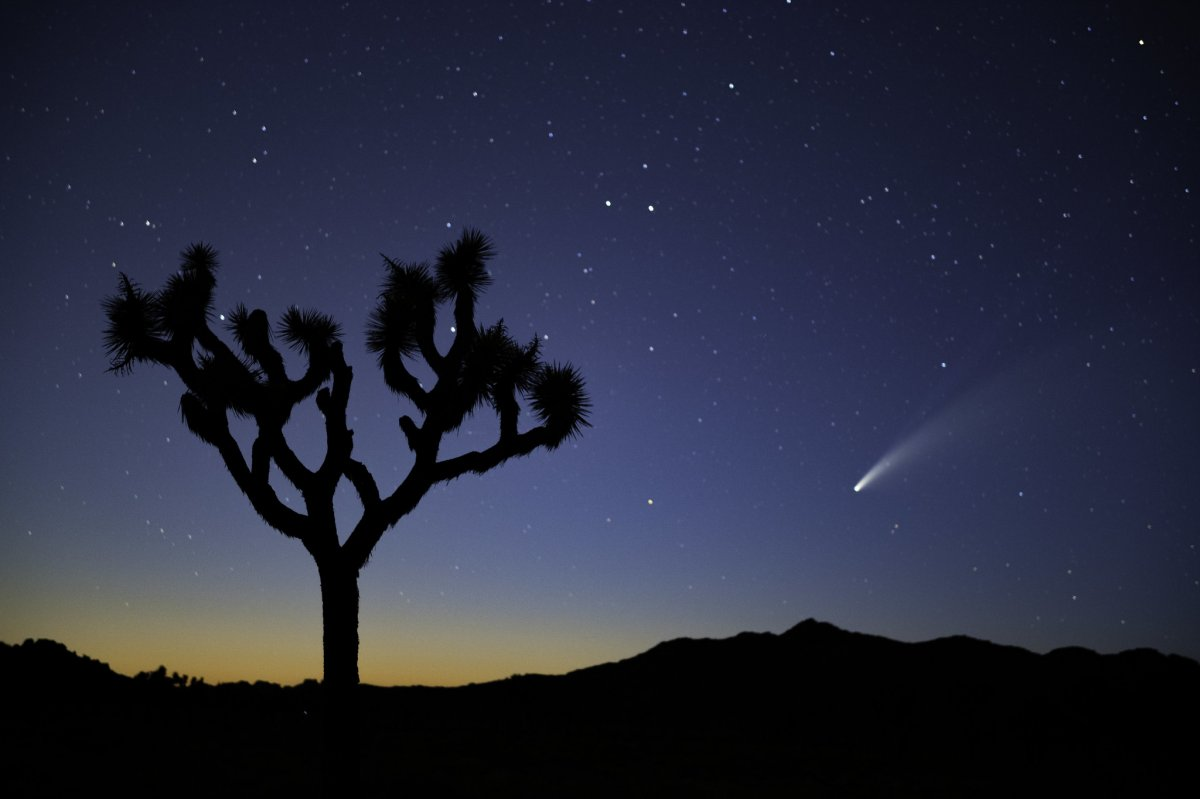
#> input picture 整理小论文实验/整理小论文实验/选择性实验/re.jpeg, 1200 x 799 px
$ python '看结果图.py'
#> lines starting #> are read from the running program, lines starting #| are printed output that depends on the picture
# from zhengSnn import *
import time

import cv2 as cv
import matplotlib.pyplot as plt
import numpy as np
from scipy import io
from sklearn.metrics import precision_score, recall_score, f1_score

from SNN import *

plt.rcParams['font.sans-serif'] = ['SimHei']
plt.rcParams['axes.unicode_minus'] = False


def main():
    # img = cv.imread("216041.jpg")
    # img = cv.imread("噪声图/noisy_img1.png")
    img = cv.imread("re.jpeg")
#> img is the input picture: shape (799, 1200, 3); mean B, G, R 59.7, 42.1, 39
    f = 41004
    # img = cv.imread("../../BSDS500/data/images/train/"+str(f)+".jpg")
    img = np.array(img)
    img1 = np.zeros(img.shape)
    gray_img = cv.cvtColor(img, cv.COLOR_RGB2GRAY)
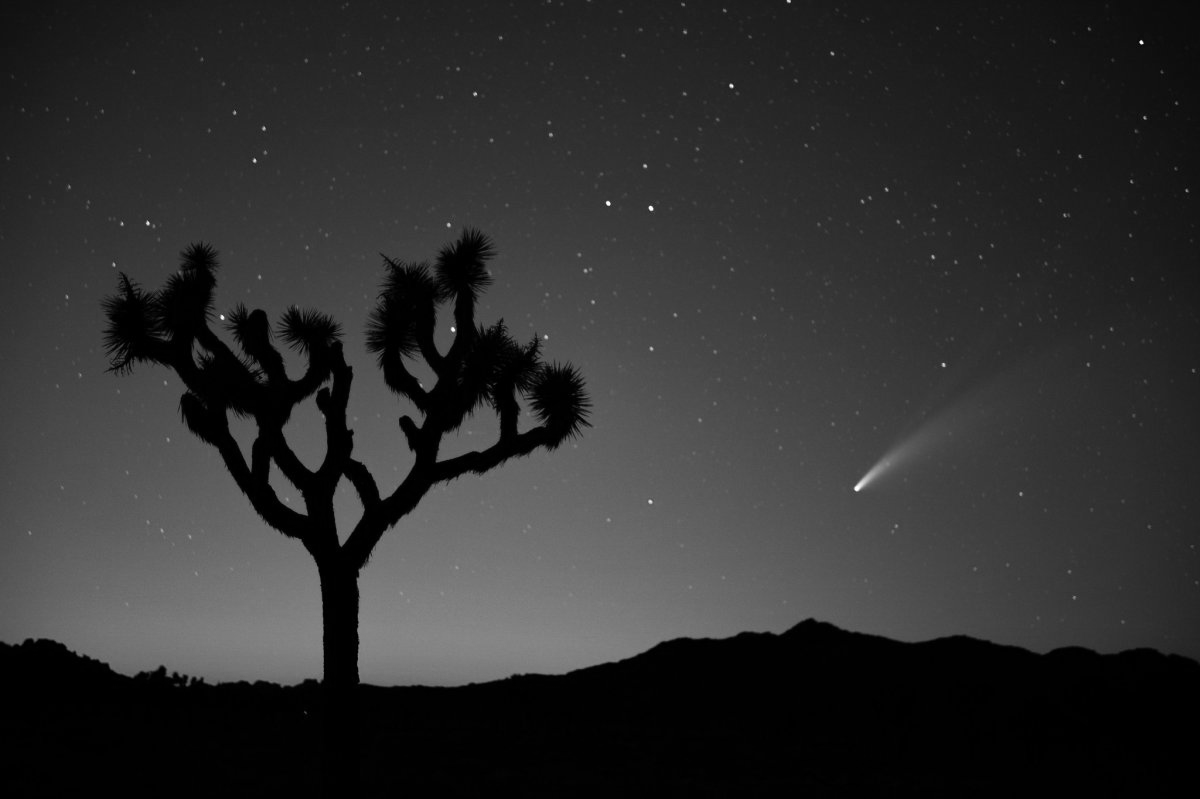
#> gray_img: shape (799, 1200); min 0, max 254, mean 47
    img[:, :, 0] = cv.GaussianBlur(gray_img, (3, 3), 1)
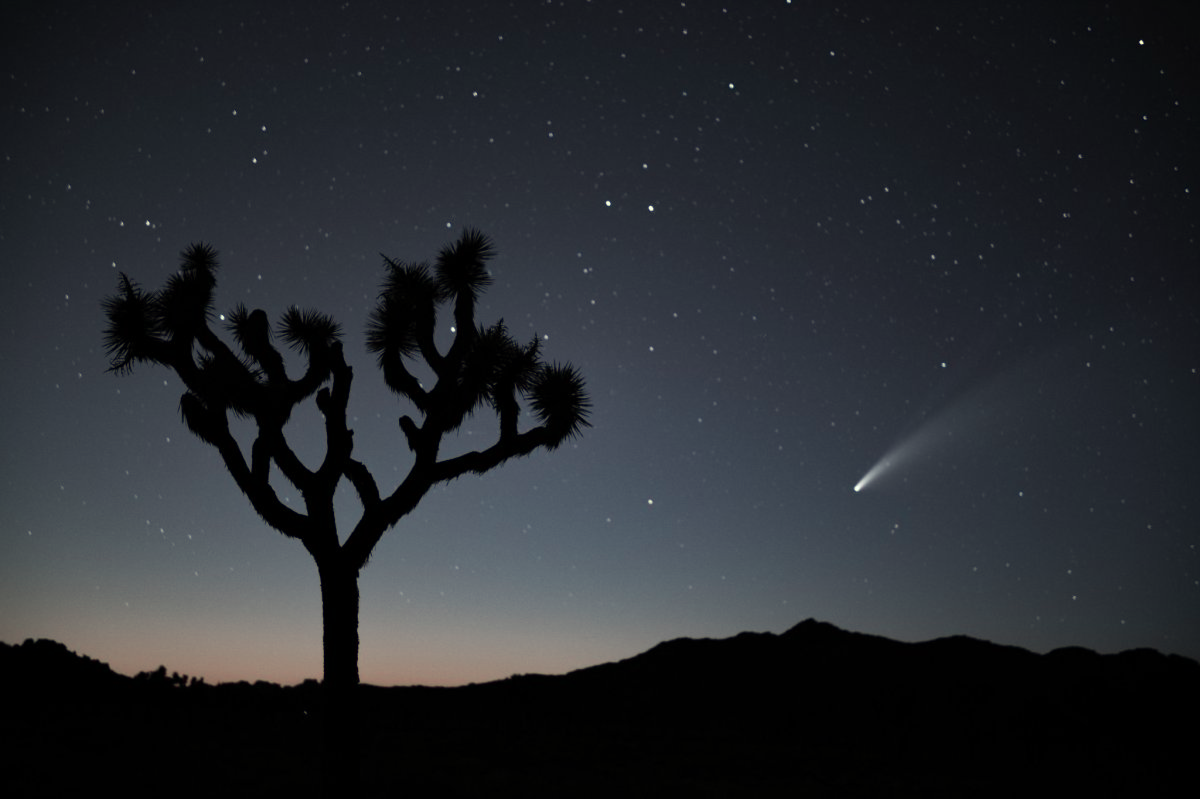
#> img: shape (799, 1200, 3); mean B, G, R 47, 42.1, 39

#> (the run stopped early here; a loop or call above may not have finished)
